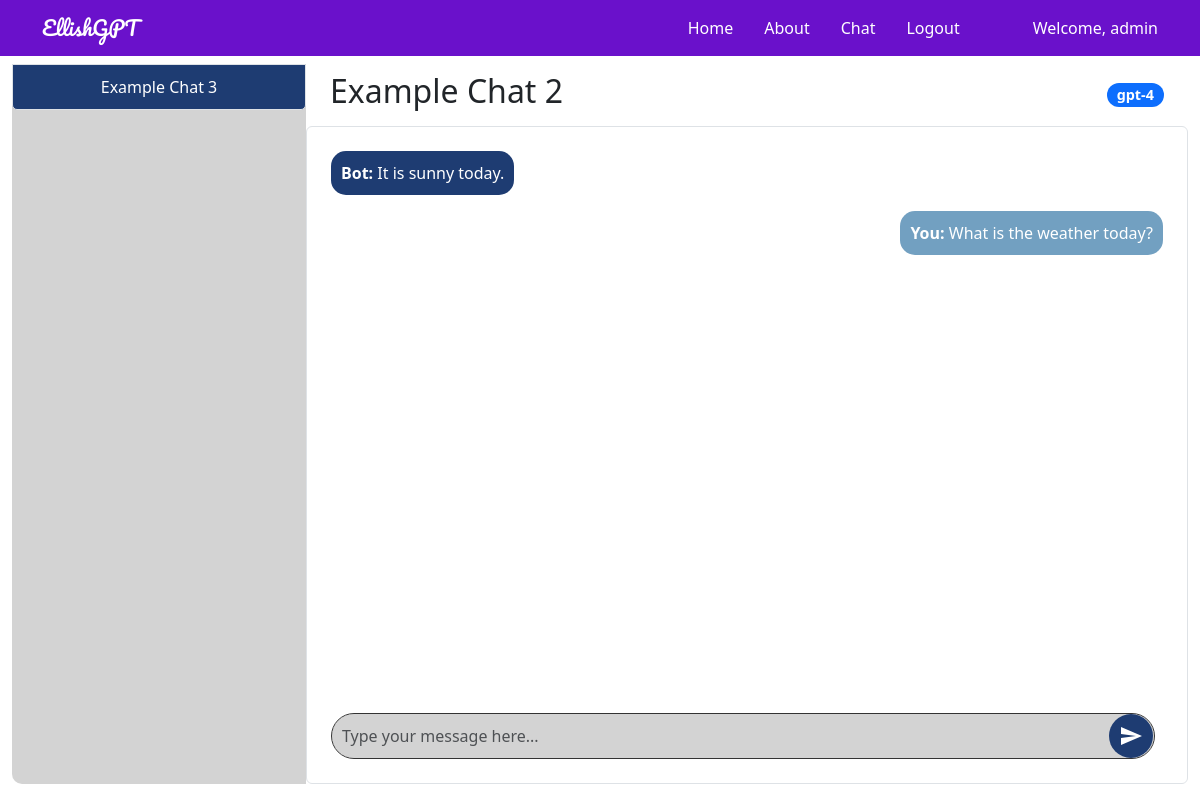
The page /chat/2 (signed in) on the database its author committed.
### tables this page shows
CREATE TABLE users (
                userid INTEGER PRIMARY KEY,
                username TEXT NOT NULL UNIQUE,
                password TEXT NOT NULL
            );

CREATE TABLE chats (
                chat_id INTEGER PRIMARY KEY,
                user_id INTEGER,
                model_id INTEGER,
                title TEXT,
                chat TEXT,
                time TIMESTAMP,
                model_name TEXT,
                FOREIGN KEY(user_id) REFERENCES users(userid),
                FOREIGN KEY(model_id) REFERENCES models(modelid)
            );

CREATE TABLE chat_messages (
                id INTEGER PRIMARY KEY AUTOINCREMENT,
                chat_id INTEGER,
                sender TEXT,
                message TEXT,
                timestamp TIMESTAMP DEFAULT CURRENT_TIMESTAMP,
                FOREIGN KEY (chat_id) REFERENCES chats(chat_id)
            );

### genaiserver_wl_folder/flask_app.py (the view, shortened to what this page needs)
    @app.route('/chat/<int:chat_id>', methods=['GET', 'POST'])
    @login_required
    def open_chat(chat_id):
        try:
            db = get_db()
            username = session['username']
            cur = db.execute('SELECT userid FROM users WHERE username = ?', (username,))
            user_id = cur.fetchone()[0]
            cur = db.execute('SELECT * FROM chats WHERE chat_id = ?', (chat_id,))
            chat = cur.fetchone()
            if chat is None:
                logging.error(f"Chat with id {chat_id} not found.")
                flash("Chat not found.")
                return redirect(url_for('chat'))
            chat_data = dict(time=chat[5], chat=chat[4], title=chat[3], chat_id=chat[0], model_name=chat[6])
            cur_messages = db.execute('SELECT sender, message FROM chat_messages WHERE chat_id = ? ORDER BY timestamp DESC LIMIT 10', (chat_id,))
            messages = [{'sender': row[0], 'message': row[1]} for row in cur_messages.fetchall()]
            messages.reverse()  # Reverse to show the latest message at the bottom
            cur2 = db.execute('SELECT * FROM chats WHERE user_id = ? ORDER BY time;', (user_id,))
            chats = [dict(time=row[5], chat=row[4], title=row[3], chat_id=row[0], model_name=row[6]) for row in cur2.fetchall()]
            return render_template("chat_detail.html", app_data=app_data, chat=chat_data, messages=messages, chats=chats)
        except Exception as e:
            logging.exception(f"Error opening chat {chat_id}: {e}")
            flash("An error occurred while trying to open the chat.")
            return redirect(url_for('chat'))

### genaiserver_wl_folder/sql.py (called while the page is built)
def convert_datetime(s):
    return datetime.strptime(s.decode('utf-8'), '%Y-%m-%d %H:%M:%S')

### templates/chat_detail.html (shortened to what this page needs)
{% extends 'layout.html' %} {% block body %}
<div class="container-fluid">
    <div class="row" style="height: 90vh; overflow: hidden">
        <div class="col-md-3 d-flex align-items-stretch p-0">
            <div
                class="list-group sidebar d-flex flex-column justify-content-start w-100"
                style="
                    height: 100%;
                    border-radius: 10px 0 0 10px;
                    background-color: #d3d3d3;
                "
            >
                {% for chat in chats %}
                <div class="position-relative chat-item">
                    <a
                        href="{{ url_for('open_chat', chat_id=chat.chat_id) }}"
                        class="list-group-item list-group-item-action sidebar-item"
                    >
                        {{ chat.title }}
                    </a>
                </div>
                {% endfor %}
            </div>
        </div>
        <div
            class="col-md-9 d-flex flex-column p-0"
            style="
                height: 100%;
                border-radius: 0 10px 10px 0;
                background-color: #ffffff;
            "
        >
            <div
                class="d-flex justify-content-between align-items-center w-100 px-4 py-2"
                style="flex-shrink: 0"
            >
                <h2>{{ chat.title }}</h2>
                <span class="badge bg-primary">{{ chat.model_name }}</span>
            </div>
            <div
                class="chat-box p-4 border rounded bg-white"
                style="
                    flex-grow: 1;
                    padding: 20px;
                    height: 0;
                    border: 2px solid black;
                    overflow-y: auto;
                "
            >
                <div
                    id="chatHistory"
                    class="chat-history mb-4"
                    style="flex-grow: 1; padding-bottom: 1rem"
                >
                    {% for message in messages %}
                    <div
                        class="chat-message {{ 'align-self-end' if message.sender == 'You' else 'align-self-start' }}"
                        style="display: flex; flex-direction: column; align-items: {{ 'flex-end' if message.sender == 'You' else 'flex-start' }};"
                    >
                        <div
                            class="message-bubble {{ 'user-bubble' if message.sender == 'You' else 'bot-bubble' }}"
                            style="{{ 'background-color: #72a0c1; color: white;' if message.sender == 'You' else 'background-color: #1e3c72; color: white;' }}"
                        >
                            <strong>{{ message.sender }}:</strong> {{
                            message.message }}
                        </div>
                    </div>
                    {% endfor %}
                </div>
                <div class="chat-input" style="flex-shrink: 0">
                    <form id="chatForm" class="d-flex align-items-center">
                        <textarea
                            class="form-control me-2"
                            rows="1"
                            name="chat"
                            id="chatInput"
                            placeholder="Type your message here..."
                            style="
                                background-color: #d3d3d3;
                                color: black;
                                border: 1px solid #333;
                                border-radius: 25px;
                                padding: 10px;
                                resize: none;
                                flex-grow: 1;
                                max-height: 100px;
                                overflow-y: auto;
                            "
                        ></textarea>
                        <button
                            class="btn btn-gradient"
                            type="button"
                            onclick="sendChat()"
                            style="
                                background: #1e3c72;
                                color: white;
                                border: none;
                                border-radius: 50%;
                                padding: 10px;
                                display: flex;
                                align-items: center;
                                justify-content: center;
                                position: absolute;
                                right: 10px;
                            "
                        >
                            <svg
                                xmlns="http://www.w3.org/2000/svg"
                                width="24"
                                height="24"
                                fill="white"
                                viewBox="0 0 24 24"
                            >
                                <path
                                    d="M2.01 21l20.99-9-20.99-9-.01 7 15 2-15 2z"
                                />
                            </svg>
                        </button>
                    </form>
                </div>
            </div>
        </div>
    </div>
</div>
{% endblock %}

### templates/includes/_navbar.html (shortened to what this page needs)
<nav
    class="navbar navbar-expand-lg navbar-light fixed-top"
    style="background-color: #6a11cb"
>
    <div class="container">
        <a
            class="navbar-brand"
            href="/"
            style="color: white; font-family: &quot;Pacifico&quot;, cursive"
            >{{ app_data['project_name'] }}</a
        >
        <div class="collapse navbar-collapse" id="navbarResponsive">
            <ul class="navbar-nav ml-auto" style="margin-left: auto">
                <li
                    class="nav-item {% if request.path == '/' %}active{% endif %}"
                >
                    <a class="nav-link" href="/" style="color: white">Home</a>
                </li>
                <li
                    class="nav-item {% if request.path == '/about' %}active{% endif %}"
                >
                    <a class="nav-link" href="/about" style="color: white"
                        >About</a
                    >
                </li>
                <li
                    class="nav-item {% if request.path == '/chat' %}active{% endif %}"
                >
                    <a class="nav-link" href="/chat" style="color: white"
                        >Chat</a
                    >
                </li>
                {% if "logged_in" not in session %}
                <li
                    class="nav-item {% if request.path == '/login' %}active{% endif %}"
                >
                    <a class="nav-link" href="/login" style="color: white"
                        >Login</a
                    >
                </li>
                <li
                    class="nav-item {% if request.path == '/register' %}active{% endif %}"
                >
                    <a class="nav-link" href="/register" style="color: white"
                        >Register</a
                    >
                </li>
                {% else %}
                <li
                    class="nav-item {% if request.path == '/logout' %}active{% endif %}"
                >
                    <a class="nav-link" href="/logout" style="color: white"
                        >Logout</a
                    >
                </li>
                {% endif %}
            </ul>
            {% if "logged_in" in session %}
            <span class="navbar-text" style="margin-left: 50px; color: white"
                >Welcome, {{ session['username'] }}</span
            >
            {% endif %}
        </div>
    </div>
</nav>

### templates/layout.html (style rules this page uses)
.navbar-nav .nav-item .nav-link { transition: color 0.3s ease, text-decoration 0.3s ease; }
.navbar-nav .nav-item .nav-link { margin-right: 15px; }

### templates/chat_detail.html (style rules this page uses)
body { opacity: 1; transition: opacity 0.5s ease-in-out; }
.sidebar { background-color: #d3d3d3; height: 100%; flex-grow: 1; }
.sidebar-item { background-color: #1e3c72; color: white; margin-bottom: 10px; border-radius: 5px; padding: 10px; text-align: center; transition: background-color 0.3s, color 0.3s; }
.btn-gradient { background: linear-gradient(135deg, #6e8efb, #a777e3); color: white; border: none; border-radius: 25px; padding: 10px 20px; font-size: 16px; transition: background 0.3s, transform 0.3s; }
.chat-box { display: flex; flex-direction: column; width: 100%; overflow-y: auto; }
.chat-history { flex-grow: 1; overflow-y: auto; padding-bottom: 1rem; }
.chat-message { margin-bottom: 1rem; }
.chat-input { margin-top: 1rem; position: relative; }
textarea { width: 100%; background-color: #d3d3d3; color: black; border: 1px solid #333; border-radius: 25px; padding: 10px; resize: none; flex-grow: 1; max-height: 100px; overflow-y: auto; }
textarea::placeholder { color: #333; }
button { background-color: #1e3c72; color: #fff; border: none; border-radius: 50%; padding: 10px; cursor: pointer; transition: background-color 0.3s; display: flex; align-items: center; justify-content: center; position: absolute; right: 10px; }
.message-bubble { border-radius: 15px; padding: 10px; max-width: 75%; }
.user-bubble { background-color: #72a0c1; color: white; align-self: flex-end; text-align: right; }
.bot-bubble { background-color: #1e3c72; color: white; align-self: flex-start; text-align: left; }
.badge { background-color: #1e3c72; color: white; padding: 5px 10px; border-radius: 15px; font-size: 0.9rem; }

### rows shown on the page
users: username "admin"
chats: title "Example Chat 3"
chats: title "Example Chat 2", model_name "gpt-4"
chat_messages: sender "Bot", message "It is sunny today."
chat_messages: sender "You", message "What is the weather today?"

### other values the page prints
{{ app_data['project_name'] }} "EllishGPT"
